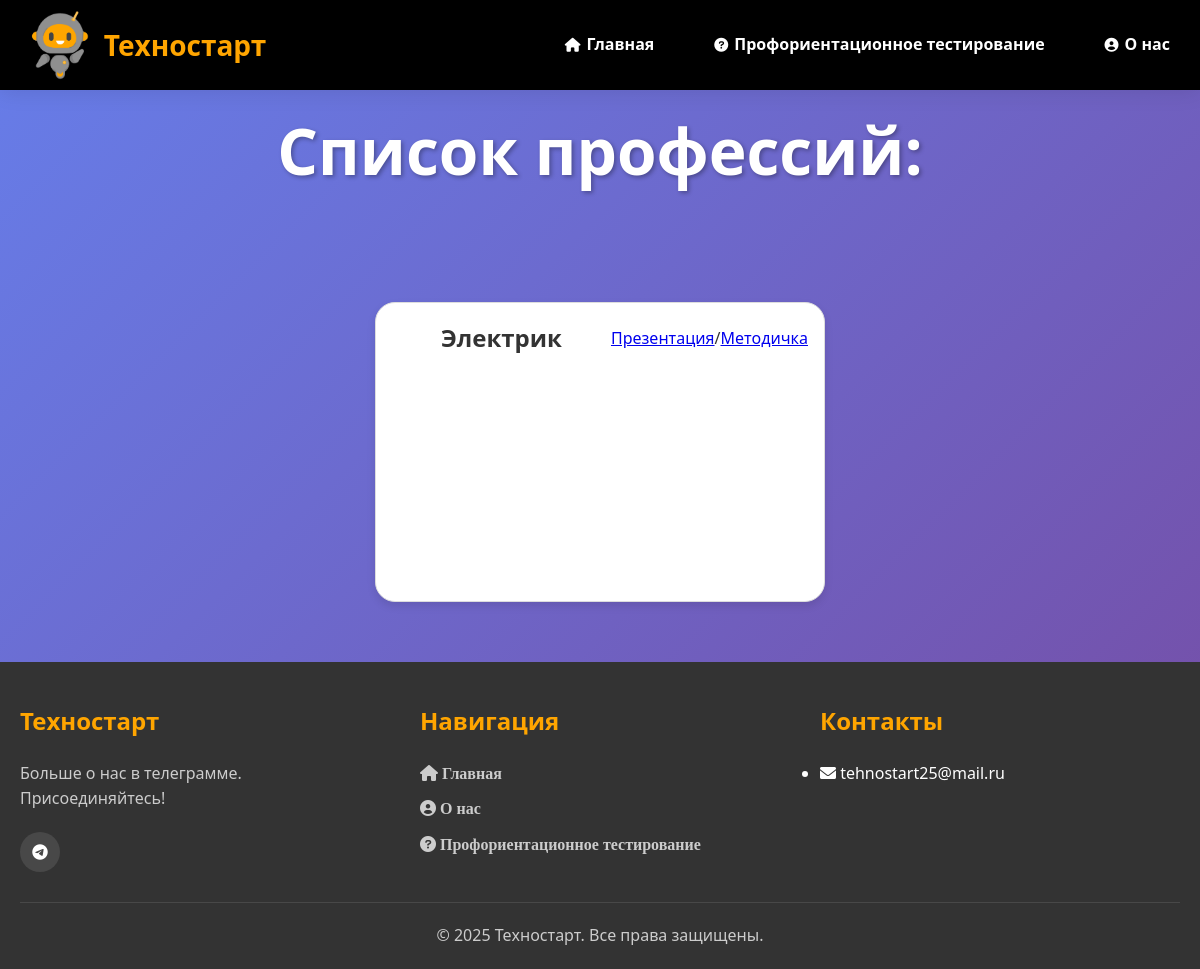
The app's page /profession/presintations_list/ (signed in), older data.
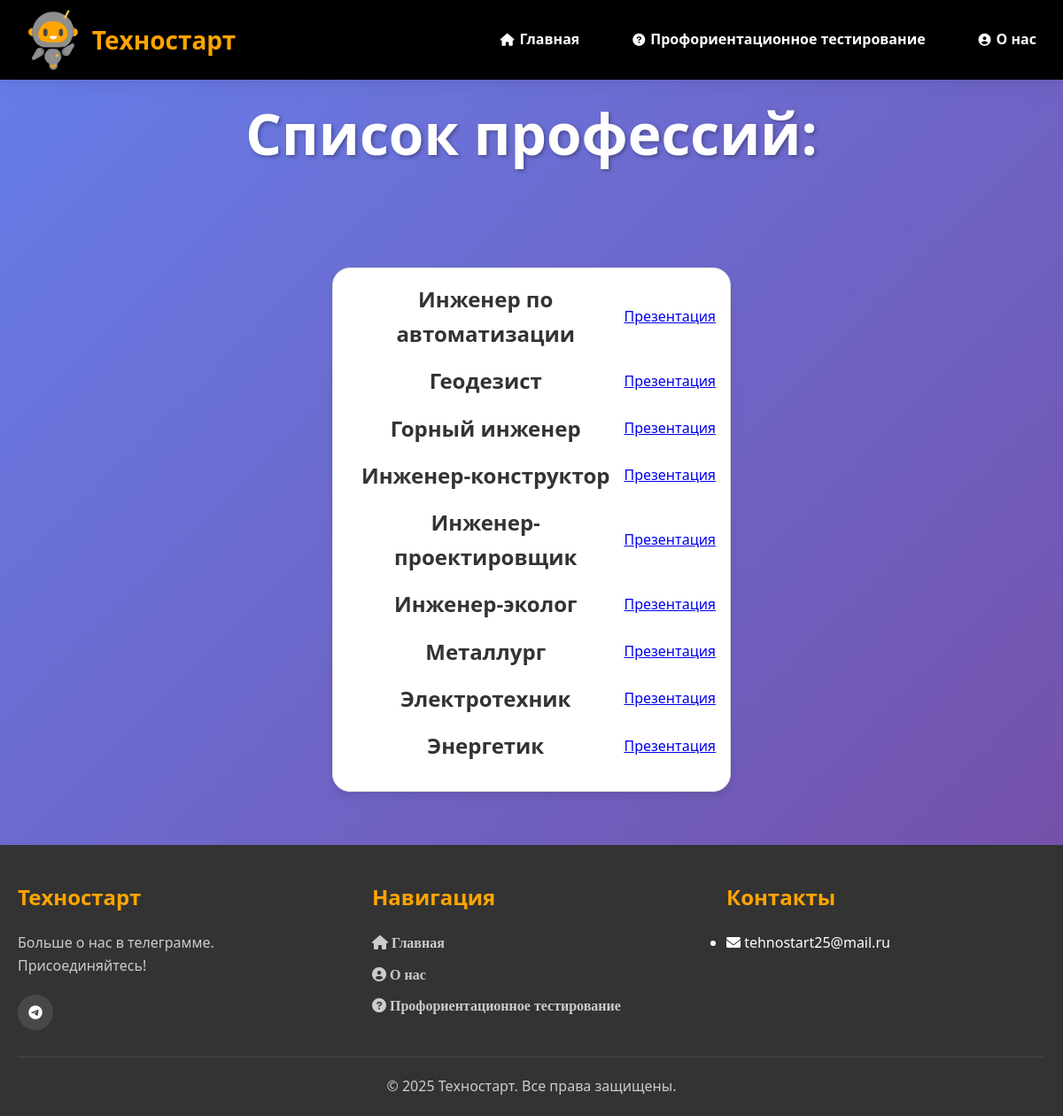
The same page, newer data.
### profession/models.py (models this page shows, shortened)
class Presentations(models.Model):
    title=models.CharField(max_length=200)
    file=models.FileField(upload_to='presentations/pres_prof', verbose_name="Презентация по профессии")
    file_met=models.FileField(upload_to='presentations/metod_prof', verbose_name="Файл по методическим пособиям", blank=True)
    class Meta:
        verbose_name = "Презентиция"
        verbose_name_plural = 'Презентации'

### profession/views.py (the view)
# urls.py: path('presintations_list/', views.presintations_list, name='presintations_list'),
@login_required
def presintations_list(req):
    presintations=Presentations.objects.all()
    return render(req, 'profession/presintations_list.html', {'presintations':presintations})

### profession/templates/profession/presintations_list.html (shortened to what this page needs)
{% extends 'main/base.html' %}
{% load static %}
{% block content %}
    <div class="header-choice">
        <h1>Список профессий:</h1>
    </div>
    <div class="choices-container">
        <div class="pres-card">
                {% for pres in presintations%}
                    <div class="header-row">
                        <h2>{{pres.title}}</h2>
                        <a href="{% url 'download_presentation_file' pres.pk %}">Презентация </a>
                        {% if pres.file_met != "" %}
                            <p>/</p>
                            <a href="{% url 'download_presentation_file_met' pres.pk %}">Методичка</a>
                        {% endif %}
                    </div>
                {% endfor %}
        </div>
    </div>
{% endblock %}

### main/templates/main/base.html (shortened to what this page needs)
{% load static %}
<!DOCTYPE html>
<html lang="ru">
<head>
    <link rel="stylesheet" href="{% static 'main/css/style.css' %}">
    <link rel="stylesheet" href="https://cdnjs.cloudflare.com/ajax/libs/font-awesome/6.0.0/css/all.min.css">
</head>
<body>
    <header class="header">
        <div class="container header-container">
            <div class="logo-wrapper">
                <img src="{% static 'main/jpg/logo2.png' %}" alt="Логотип Техностарт" class="logo-img">
                <p class="logo-p">Техностарт</p>
            </div>
            <nav class="main-nav">
                <ul class="nav-list">
                    <li><a href="{% url 'home' %}"><i class="fa fa-home"></i> Главная</a></li>
                    <li><a href="{% url 'prof_test' %}"><i class="fa fa-question-circle"></i> Профориентационное тестирование</a></li>
                    <li><a href="{% url 'about' %}"><i class="fa fa-user-circle"></i> О нас</a></li>
                </ul>
            </nav>
        </div>
    </header>
    {% block content %}
    {% endblock %}
    <footer class="footer">
        <div class="container">
            <div class="footer-content">
                <div class="footer-section">
                    <h3 class="footer-title">Техностарт</h3>
                    <p class="footer-text">Больше о нас в телеграмме. Присоединяйтесь!</p>
                    <div class="social-links">
                        <a href="#" class="social-link"><i class="fab fa-telegram"></i></a>
                    </div>
                </div>
                <div class="footer-section">
                    <h3 class="footer-title">Навигация</h3>
                    <ul class="footer-links">
                        <li><a href="{% url 'home' %}"><i class="fa fa-home"> Главная</i></a></li>
                        <li><a href="{% url 'about' %}"><i class="fa fa-user-circle"> О нас</i></a></li>
                        <li><a href="{% url 'prof_test' %}"><i class="fa fa-question-circle"> Профориентационное тестирование</i></a></li>
                    </ul>
                </div>
                <div class="footer-section">
                    <h3 class="footer-title">Контакты</h3>
                    <ul class="footer-anim">
                        <li><i class="fa fa-envelope"></i> <span style="font-size: medium;">tehnostart25@mail.ru</span></li>
                    </ul>
                </div>
            </div>
            <div class="copyright">
                <p>&copy; 2025 Техностарт. Все права защищены.</p>
            </div>
        </div>
    </footer>
</body>
</html>

### main/static/main/css/style.css (style rules this page uses)
* { margin: 0; padding: 0; box-sizing: border-box; }
body { font-family: 'Segoe UI', Tahoma, Geneva, Verdana, sans-serif; line-height: 1.6; color: #333; background: linear-gradient(135deg, #667eea 0%, #764ba2 100%); min-height: 800px; }
.container { margin: 0 auto; padding: 0 20px; weight: 1200px; }
.header { background: black; backdrop-filter: blur(10px); position: fixed; width: 100%; top: 0; z-index: 1000; box-shadow: 0 2px 20px rgba(0, 0, 0, 0.1); height: auto; min-height: 80px; }
.header-container { display: flex; justify-content: space-between; align-items: center; padding: 10px 15px; }
.logo-wrapper { display: flex; align-items: center; gap: 15px; padding: 0 0 0 15px; position: relative; }
.logo-img { height: 70px; cursor: pointer; transition: height 0.3s ease; }
.logo-p { font-size: 28px; font-weight: 700; color: orange; text-decoration: none; margin: 0; transition: font-size 0.3s ease; }
.nav-list { display: flex; list-style: none; gap: 30px; margin: 0; padding: 0; }
.nav-list a { text-decoration: none; color: white; font-weight: 600; transition: color 0.3s ease, background-color 0.3s ease; padding: 10px 15px; border-radius: 25px; display: flex; align-items: center; min-height: 40px; }
.nav-list a i { margin-right: 6px; color: inherit; flex-shrink: 0; font-size: 14px; }
.footer { background: #333; color: white; padding: 40px 0 20px; }
.footer-content { display: grid; grid-template-columns: repeat(auto-fit, minmax(250px, 1fr)); gap: 40px; margin-bottom: 30px; }
.footer-title { font-size: 1.5rem; margin-bottom: 20px; color: orange; }
.footer-text { color: #ccc; line-height: 1.6; margin-bottom: 20px; }
.footer-links, .footer-contact { list-style: none; }
.footer-links li, .footer-contact li { margin-bottom: 10px; }
.footer-links a, .footer-contact li { color: #ccc; text-decoration: none; transition: color 0.3s ease; }
.social-links { display: flex; gap: 15px; margin-top: 20px; }
.social-link { display: inline-block; width: 40px; height: 40px; background: rgba(255, 255, 255, 0.1); border-radius: 50%; text-align: center; line-height: 40px; transition: all 0.3s ease; color: white; text-decoration: none; }
.copyright { text-align: center; padding-top: 20px; border-top: 1px solid rgba(255, 255, 255, 0.1); color: #ccc; }
.header-choice h1 { padding: 100px 0px; text-align: center; color: white; font-size: 4rem; text-shadow: 2px 2px 4px rgba(0, 0, 0, 0.3); font-size: clamp(2rem, 4vw + 1rem, 4rem); }
.choices-container { padding: 0 0 60px; text-align: center; display: flex; gap: 40px; justify-content: center; flex-wrap: wrap; }
.pres-card { width: 100%; max-width: 450px; min-height: 300px; padding: 16px; border: 1px solid #ddd; border-radius: 20px; box-shadow: 0 4px 8px rgba(0, 0, 0, 0.1); background-color: #fff; display: flex; flex-direction: column; align-items: center; transition: all 0.4s ease; overflow-wrap: break-word; word-wrap: break-word; box-sizing: border-box; margin: 0 auto; }
.header-row { display: flex; justify-content: space-between; align-items: center; width: 100%; margin-bottom: 15px; }
.pres-card h2 { margin: 0; font-size: 1.5em; text-align: center; flex-grow: 1; }

Row changes from the older to the newer data that the page shows:
removed Presentations: title "Электрик", shows "Методичка"
added Presentations: title "Инженер по автоматизации"
added Presentations: title "Геодезист"
added Presentations: title "Горный инженер"
added Presentations: title "Инженер-конструктор"
added Presentations: title "Инженер-проектировщик"
added Presentations: title "Инженер-эколог"
added Presentations: title "Металлург"
added Presentations: title "Электротехник"
added Presentations: title "Энергетик"
